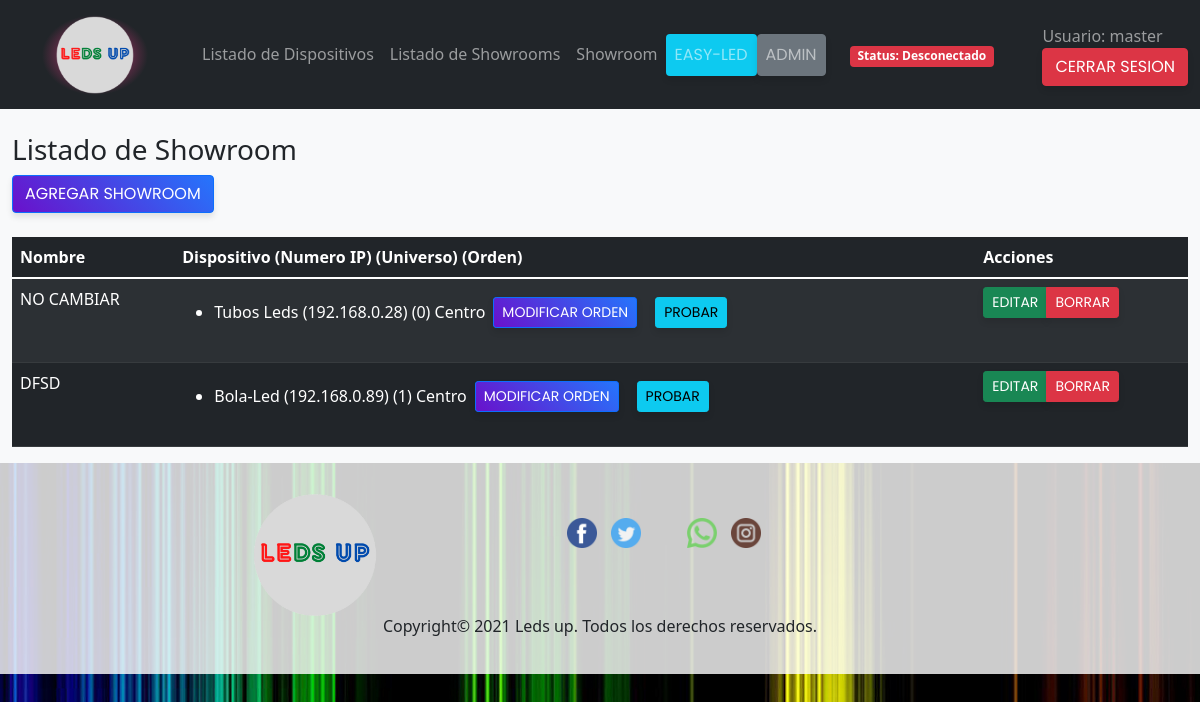
The app's page /ledsup/lista_showroom/ (signed in) with its own data.
### ledsup/models.py (models this page shows, shortened)
class Showroom(models.Model):
    dispositivos = models.ManyToManyField(
        Dispositivo,
        through='OrdenDispositivosEnShowroom'
    )
    usuario = models.ForeignKey(User, on_delete=models.CASCADE)
    nombre_showroom = models.CharField(max_length=100)

class Dispositivo(models.Model):
    TIPO_LED = [
        ('RGB', 'RGB'),
        ('RBG', 'RBG'),
        ('BRG', 'BRG'),
        ('BGR', 'BGR'),
        ('GRB', 'GRB'),
        ('GBR', 'GBR')
    ]
    usuario = models.ForeignKey(User, on_delete=models.CASCADE)
    nombre_dispositivo = models.CharField(max_length=100)
    numero_ip = models.CharField(max_length=15)
    universo = models.PositiveSmallIntegerField(default=0)
    tamano_paquetes = models.PositiveSmallIntegerField(default=512)
    matriz_x = models.PositiveSmallIntegerField(default=5, validators=[MinValueValidator(5), MaxValueValidator(34)])
    matriz_y = models.PositiveSmallIntegerField(default=5, validators=[MinValueValidator(5), MaxValueValidator(34)])
    fecha_creacion = models.DateTimeField('Fecha de creacion', default=timezone.now)
    patch = models.TextField(max_length=600, default='Sin patch')
    tipo_led = models.CharField(choices=TIPO_LED, max_length=5, default='RGB')
    def __str__(self):
        return self.nombre_dispositivo

class OrdenDispositivosEnShowroom(models.Model):
    ORDEN_DISPOSITIVOS = [
        ('Abajo-Izquierda', 'Abajo-Izquierda'),
        ('Abajo', 'Abajo'),
        ('Abajo-Derecha', 'Abajo-Derecha'),
        ('Izquierda', 'Izquierda'),
        ('Centro', 'Centro'),
        ('Derecha', 'Derecha'),
        ('Arriba-Izquierda', 'Arriba-Izquierda'),
        ('Arriba', 'Arriba'),
        ('Arriba-Derecha', 'Arriba-Derecha')
    ]
    dispositivo = models.ForeignKey(Dispositivo, on_delete=models.CASCADE)
    showroom = models.ForeignKey(Showroom, on_delete=models.CASCADE)
    orden = models.CharField(choices=ORDEN_DISPOSITIVOS, max_length=20, default='Centro')
    def __str__(self):
        return self.orden

### ledsup/views.py (the view)
# urls.py: path('lista_showroom/', views.ListShowroomPage.as_view(), name='lista_showroom'),
class ListShowroomPage(LoginRequiredMixin, generic.ListView):
    template_name = 'ledsup/lista_showroom.html'
    context_object_name = 'listadoShowroom'
    def get_queryset(self):
        return Showroom.objects.get_queryset().filter(
            usuario__email__exact=self.request.user.email)
    def get_context_data(self, **kwargs):
        context = super().get_context_data(**kwargs)
        context['ordenes'] = OrdenDispositivosEnShowroom.ORDEN_DISPOSITIVOS
        context[
            'ordenesDispositivosEnShowroom'] = OrdenDispositivosEnShowroom.objects.get_queryset(
        ).filter(showroom__usuario__email__exact=self.request.user.email)
        return context

### web/context_processors.py (called while the page is built)
def get_current_year_to_context(request):
    current_datetime = datetime.datetime.now()
    return {
        'current_year': current_datetime.year
    }

### ledsup/templates/ledsup/lista_showroom.html (shortened to what this page needs)
{% extends "ledsup/base_generic.html" %}
{% block content %}
    <div class="container-fluid bg-light">
        {% if user.is_authenticated %}
            <br>
            <h3>Listado de Showroom</h3>
            <div class="justify-content-end">
                <a class="btn btn-primary" href=" {% url 'ledsup:crear_showroom' %}">Agregar Showroom </a>
            </div>
            <br>
        {% endif %}
        <div class="table-responsive">
            <table class="table table-dark table-striped">
                <thead>
                <tr>
                    <th scope="col">Nombre</th>
                    <th scope="col">Dispositivo (Numero IP) (Universo) (Orden)</th>
                    <th scope="col">Acciones</th>
                </tr>
                </thead>
                <tbody>
                {% for show in listadoShowroom %}
                    <tr>
                        <td>{{ show.nombre_showroom }}</td>
                        <td>
                            <ul>
                                {% for disp in show.dispositivos.all %}
                                    <li>
                                        <div class="d-flex align-items-center gap-2">
                                            {{ disp }}
                                            ({{ disp.numero_ip }})
                                            ({{ disp.universo }})
                                            {% for orden in ordenesDispositivosEnShowroom.all %}
                                                {% if disp.id == orden.dispositivo.id %}
                                                    {% if show.id == orden.showroom.id %}
                                                        {{ orden }}
                                                        <a class="btn btn-primary btn-sm"
                                                           href="{% url 'ledsup:editar_orden_dispositivos_en_showroom' orden.id %}">Modificar
                                                            orden</a>
                                                        <form action="{% url 'ledsup:probar_dispositivo' %}"
                                                              method="post">
                                                            <button type="submit" class="btn btn-info btn-sm">Probar
                                                            </button>
                                                        </form>
                                                    {% endif %}
                                                {% endif %}
                                            {% endfor %}
                                        </div>
                                    </li>
                                {% empty %}
                                    <li>No hay Showrooms, ¡añade uno nuevo!</li>
                                {% endfor %}
                            </ul>
                        </td>
                        <td>
                            <div class="btn-group">
                                <a class="btn btn-success btn-sm" href="{% url 'ledsup:editar_showroom' show.id %}">Editar</a>
                                <a class="btn btn-danger btn-sm" href="{% url 'ledsup:eliminar_showroom' show.id %}">Borrar</a>
                            </div>
                        </td>
                    </tr>
                {% endfor %}
                </tbody>
            </table>
        </div>
    </div>
{% endblock %}

### ledsup/templates/ledsup/partials/header.html (shortened to what this page needs)
{% load static %}
<header class="site-header sticky-top">
    <nav class="navbar justify-content-between navbar-expand-lg navbar-dark bg-dark">
        <div class="container-fluid">
            <a class="navbar-brand" href="#">
                <img src="{% static 'ledsup/imagenes/iconos/logo.png' %}" id="imagenLogo" alt="logo"
                     class="logo d-inline-block align-text-top"/>
            </a>
            <div class="collapse navbar-collapse" id="navbarScroll">
                <ul class="navbar-nav mr-auto">
                    <li class="nav-item">
                        <a class="nav-link" href="{% url 'ledsup:lista_dispositivos' %}">
                            Listado de Dispositivos
                        </a>
                    </li>
                    <li class="nav-item">
                        <a class="nav-link" href="{% url 'ledsup:lista_showroom' %}">
                            Listado de Showrooms
                        </a>
                    </li>
                    <li class="nav-item">
                        <a class="nav-link" href="{% url 'ledsup:showroom' %}">
                            Showroom
                        </a>
                    </li>
                    <li class="nav-item">
                        <a class="nav-link bg-info btn" href="{% url 'web:index' %}">
                            Easy-Led
                        </a>
                    </li>
                    {% if user.is_authenticated and user.is_staff %}
                        <li class="nav-item">
                            <a class="nav-link btn-secondary btn" href="{% url 'admin:index' %}">
                                Admin
                            </a>
                        </li>
                    {% endif %}
                    {% if user.is_authenticated %}
                        <li class="nav-item align-self-center mx-4">
                            <span class="fw-bold">
                                <span id="estado-badge" class="badge {% if estado_conectado %}bg-success{% else %}bg-danger{% endif %}">
                                    Status: {% if estado_conectado %}Conectado{% else %}Desconectado{% endif %}
                                </span>
                            </span>
                        </li>
                    {% endif %}
                </ul>
            </div>
            <div class="top-right">
                {% if user.is_authenticated %}
                    <span class="navbar-text">
                            Usuario: {{ user.get_username }}
                        </span>
                    <br>
                    <a href="{% url 'logout' %}?next={{ request.path }}" class="btn btn-danger">Cerrar sesion</a>
                {% else %}
                    <a href="{% url 'login' %}?next={{ request.path }}" class="btn btn-primary">Iniciar sesion</a>
                {% endif %}
            </div>
        </div>
    </nav>
</header>

### ledsup/static/ledsup/css/style.css (style rules this page uses)
body { background: url('/static/ledsup/imagenes/Fondo.jpg'); background-position: center center; background-repeat: repeat; background-attachment: fixed; background-color: black; }
form { margin: 10px; }
.logo { padding: 1px; margin: 1px 30px; height: 80px; }
.btn { font-family: 'Poppins', 'Segoe UI', Tahoma, Geneva, Verdana, sans-serif; border-width: 2px; border-radius: 12px; font-weight: 600; padding: 0.5rem 1.25rem; transition: all 0.3s ease; box-shadow: 0 4px 6px rgba(0,0,0,0.1); text-transform: uppercase; }
.btn-primary { background-image: linear-gradient(45deg, #6a11cb, #2575fc); border: none; color: white; }

### records on screen
Showroom: nombre_showroom "NO CAMBIAR"
Dispositivo: nombre_dispositivo "Tubos Leds", numero_ip "192.168.0.28", universo "0"
OrdenDispositivosEnShowroom: orden "Centro"
Showroom: nombre_showroom "DFSD"
Dispositivo: nombre_dispositivo "Bola-Led", numero_ip "192.168.0.89", universo "1"
OrdenDispositivosEnShowroom: orden "Centro"

### other values on screen
{{ user.get_username }} "master"
